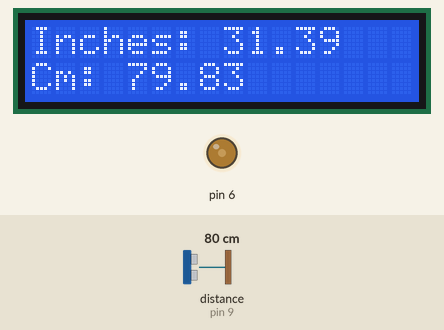
Bench run of a sketch on a simulated Arduino Uno, built with avr-gcc and run on an emulated ATmega328P. Parts: 16×2 character LCD, output pins drawn as LEDs (lit = HIGH). Wiring (inferred from the names in the program): ultrasonic range finder: trigger pin 10; echo pin 9. Inputs (shaded band) come from the test bench; at power-on: distance to the obstacle (sensor on pin 9) 80 cm. The echo pulse lasts 58.3 µs per cm; pins used as bus, display or sensor lines are not drawn; what the sketch prints to the serial monitor is not drawn.

Above: at 1.2 s.
1.3 s: distance to the obstacle (sensor on pin 9) set to 2 cm
At 2.2 s:
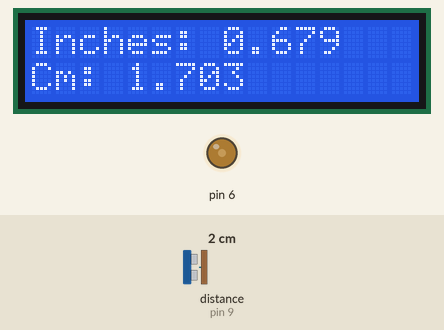
3.3 s: distance to the obstacle (sensor on pin 9) set to 60 cm
At 4.8 s:
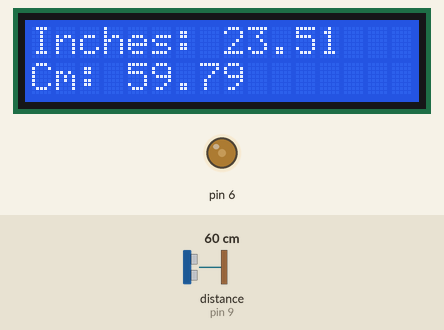
5.1 s: distance to the obstacle (sensor on pin 9) set to 35 cm
At 6.3 s:
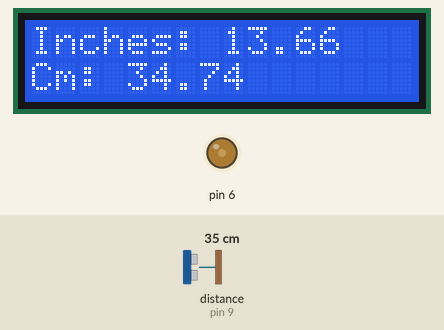
Timing chart, 0 to 8.1 s (numbered marks = the images above; inputs shaded):
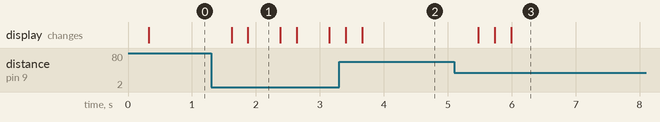

Measured:
- after the input at 1.3 s, the display: first changes after 0.32 s (image 1 shows a later state)
- after the input at 3.3 s, the display: first differs from a run without the input after 0.36 s (image 2)
- after the input at 5.1 s, the display: changes after 0.38 s (image 3)
- what the display in image 1 shows lasts 0.5 s, from 1.9 s to 2.4 s

The sketch:

LCD_Ultrasonic.ino
```cpp
#include <LiquidCrystal.h>
int Contrast=75;
 LiquidCrystal lcd(12, 11, 5, 4, 3, 2);

int trigPin = 10;    // Trigger
int echoPin = 9;    // Echo
double duration, cm, inches;

 void setup()
 {
    analogWrite(6,Contrast);
     lcd.begin(16, 2);

     Serial.begin (9600);
  //Define inputs and outputs
  pinMode(trigPin, OUTPUT);
  pinMode(echoPin, INPUT);
}

     void loop()
 {
    // The sensor is triggered by a HIGH pulse of 10 or more microseconds.
  // Give a short LOW pulse beforehand to ensure a clean HIGH pulse:
  digitalWrite(trigPin, LOW);
  delayMicroseconds(5);
  digitalWrite(trigPin, HIGH);
  delayMicroseconds(10);
  digitalWrite(trigPin, LOW);

  // Read the signal from the sensor: a HIGH pulse whose
  // duration is the time (in microseconds) from the sending
  // of the ping to the reception of its echo off of an object.
  pinMode(echoPin, INPUT);
  duration = pulseIn(echoPin, HIGH);

  // Convert the time into a distance
  cm = (duration/2) / 29.1;     // Divide by 29.1 or multiply by 0.0343
  inches = (duration/2) / 74;   // Divide by 74 or multiply by 0.0135

  Serial.print(inches);
  Serial.print("in, ");
  Serial.print(cm);
  Serial.print("cm");
  Serial.println();

  delay(250);
     lcd.setCursor(0, 0);
     lcd.print("Inches: ");
    lcd.setCursor(8, 0);
     lcd.print(inches);
     // in cms
     lcd.setCursor(0, 1);
     lcd.print("Cm: ");
    lcd.setCursor(4, 1);
     lcd.print(cm);
 }
```
